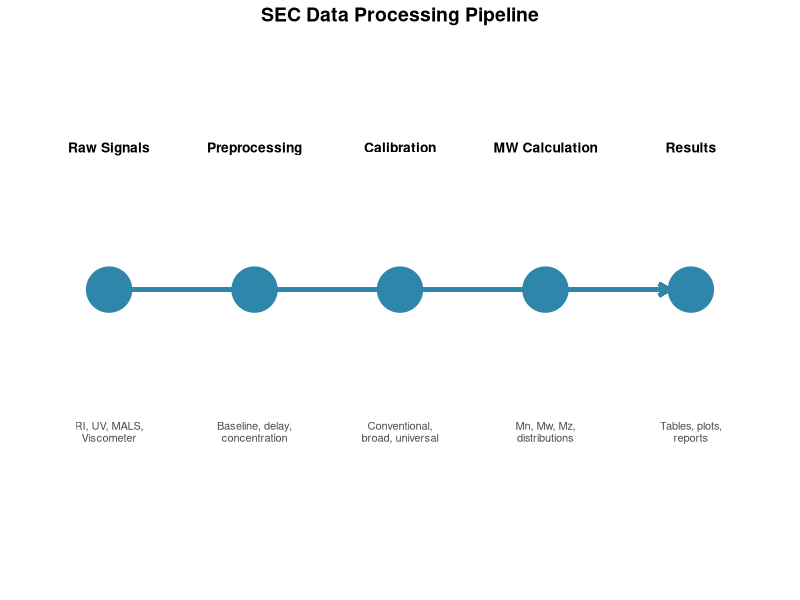
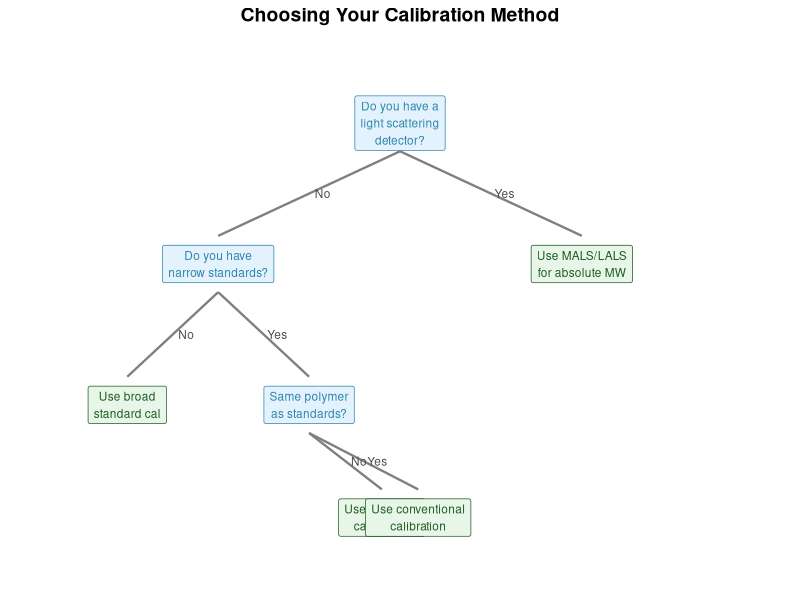

Source code (R) for these figures, in order:
## ---- chunk 1
knitr::opts_chunk$set(
  collapse = TRUE,
  comment = "#>",
  fig.width = 7,
  fig.height = 5
)
## ---- chunk 2
library(ggplot2)

# Create a simplified visual representation of the pipeline using numeric positions
stages <- data.frame(
  x = 1:5,
  y = 1,
  stage = c("Raw Signals", "Preprocessing", "Calibration", "MW Calculation", "Results"),
  description = c(
    "RI, UV, MALS,\nViscometer",
    "Baseline, delay,\nconcentration",
    "Conventional,\nbroad, universal",
    "Mn, Mw, Mz,\ndistributions",
    "Tables, plots,\nreports"
  )
)

ggplot(stages, aes(x = x, y = y)) +
  geom_segment(aes(x = 1.15, xend = 4.85, y = 1, yend = 1),
               arrow = arrow(length = unit(0.3, "cm")),
               color = "#2E86AB", linewidth = 1.5) +
  geom_point(size = 15, color = "#2E86AB") +
  geom_text(aes(label = stage), y = 1.15, size = 3.5, fontface = "bold") +
  geom_text(aes(label = description), y = 0.85, size = 2.8, lineheight = 0.9, color = "gray30") +
  scale_x_continuous(limits = c(0.5, 5.5)) +
  scale_y_continuous(limits = c(0.7, 1.25)) +
  labs(title = "SEC Data Processing Pipeline") +
  theme_void() +
  theme(
    plot.title = element_text(hjust = 0.5, size = 14, face = "bold")
  )
## ---- chunk 3
# Simplified decision tree visualization
library(tibble)

nodes <- tibble(
  x = c(4, 2, 6, 1, 3, 5, 7),
  y = c(4, 3, 3, 2, 2, 2, 2),
  label = c(
    "Do you have a\nlight scattering\ndetector?",
    "Do you have\nnarrow standards?",
    "Use MALS/LALS\nfor absolute MW",
    "Use broad\nstandard cal",
    "Same polymer\nas standards?",
    "",
    ""
  ),
  type = c("question", "question", "answer", "answer", "question", "answer", "answer")
)

edges <- tibble(
  x = c(4, 4, 2, 2, 3, 3),
  xend = c(2, 6, 1, 3, 3.8, 4.2),
  y = c(3.8, 3.8, 2.8, 2.8, 1.8, 1.8),
  yend = c(3.2, 3.2, 2.2, 2.2, 1.4, 1.4),
  label = c("No", "Yes", "No", "Yes", "No", "Yes")
)

# Add final answers
final_nodes <- tibble(
  x = c(3.8, 4.2),
  y = c(1.2, 1.2),
  label = c("Use universal\ncalibration", "Use conventional\ncalibration"),
  type = c("answer", "answer")
)

ggplot() +
  # Draw edges
  geom_segment(data = edges, aes(x = x, xend = xend, y = y, yend = yend),
               linewidth = 0.8, color = "gray50") +
  geom_text(data = edges, aes(x = (x + xend) / 2 + 0.15, y = (y + yend) / 2, label = label),
            size = 3, color = "gray30") +
  # Draw nodes

  geom_label(data = nodes |> dplyr::filter(type == "question"),
             aes(x = x, y = y, label = label),
             fill = "#E3F2FD", color = "#2E86AB", size = 3, label.padding = unit(0.4, "lines")) +
  geom_label(data = nodes |> dplyr::filter(type == "answer", label != ""),
             aes(x = x, y = y, label = label),
             fill = "#E8F5E9", color = "#1B5E20", size = 3, label.padding = unit(0.4, "lines")) +
  geom_label(data = final_nodes,
             aes(x = x, y = y, label = label),
             fill = "#E8F5E9", color = "#1B5E20", size = 3, label.padding = unit(0.4, "lines")) +
  labs(title = "Choosing Your Calibration Method") +
  theme_void() +
  theme(plot.title = element_text(hjust = 0.5, size = 14, face = "bold")) +
  coord_cartesian(xlim = c(0, 8), ylim = c(0.8, 4.5))
